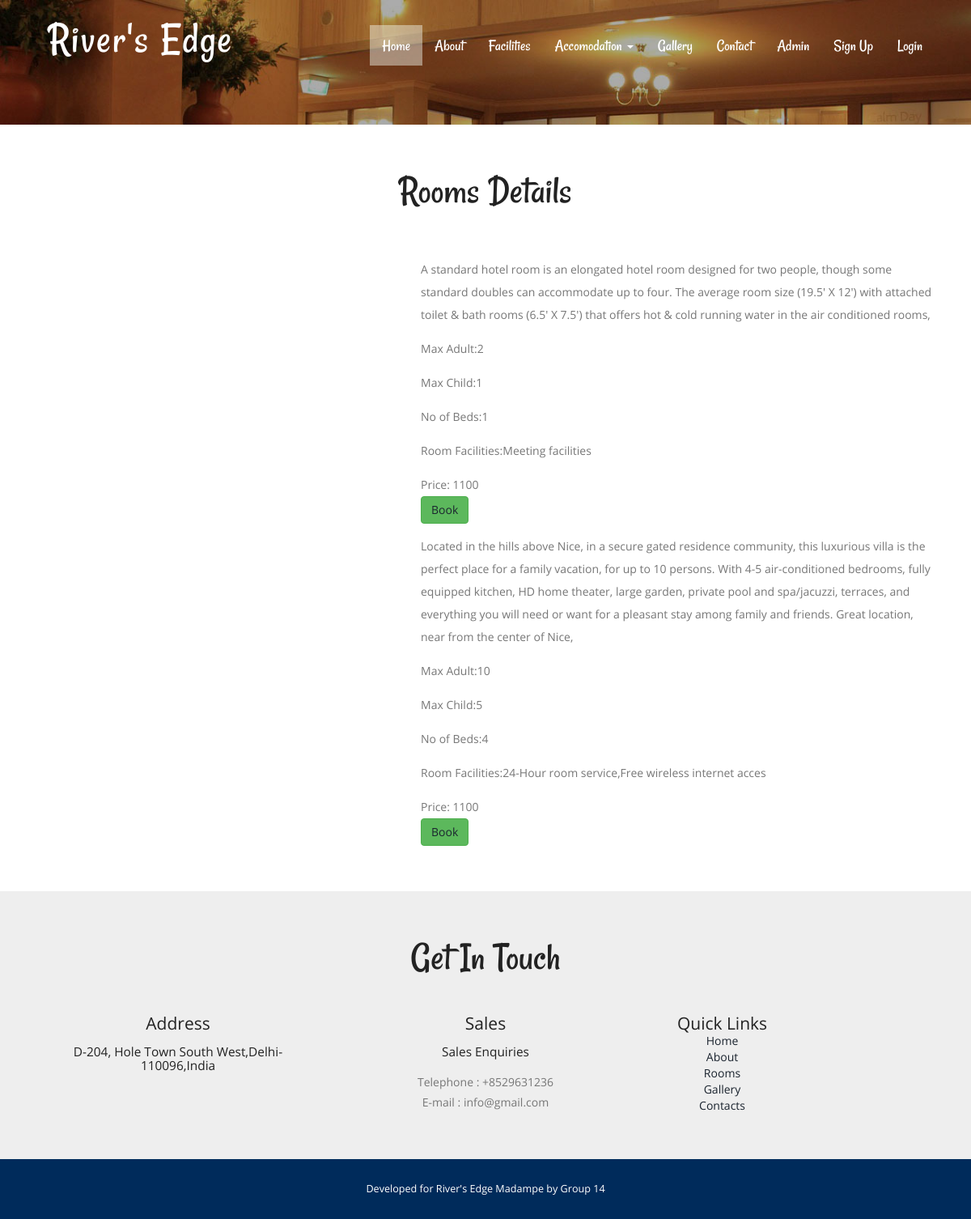
The app's page /category-details.php?catid=2 with its own data.
### tables this page shows
CREATE TABLE `tblroom` (
  `ID` int(10) NOT NULL,
  `RoomType` int(10) DEFAULT NULL,
  `RoomName` varchar(200) DEFAULT NULL,
  `MaxAdult` int(5) DEFAULT NULL,
  `MaxChild` int(5) DEFAULT NULL,
  `RoomDesc` mediumtext DEFAULT NULL,
  `NoofBed` int(5) DEFAULT NULL,
  `Image` varchar(200) DEFAULT NULL,
  `RoomFacility` varchar(200) DEFAULT NULL,
  `CreationDate` timestamp NULL DEFAULT current_timestamp()
);

CREATE TABLE `tblcategory` (
  `ID` int(10) NOT NULL,
  `CategoryName` varchar(120) DEFAULT NULL,
  `Description` mediumtext DEFAULT NULL,
  `Price` int(5) NOT NULL,
  `Date` timestamp NULL DEFAULT current_timestamp()
);

CREATE TABLE `tblpage` (
  `ID` int(10) NOT NULL,
  `PageType` varchar(120) DEFAULT NULL,
  `PageTitle` varchar(200) DEFAULT NULL,
  `PageDescription` mediumtext DEFAULT NULL,
  `Email` varchar(120) DEFAULT NULL,
  `MobileNumber` bigint(10) DEFAULT NULL,
  `UpdationDate` timestamp NULL DEFAULT NULL ON UPDATE current_timestamp()
);

### category-details.php (the view, shortened to what this page needs)
<?php
include('includes/dbconnection.php');
?>
<!DOCTYPE HTML>
<html>
<head>
<link href="css/bootstrap.css" rel="stylesheet" type="text/css" media="all">
<link href="css/style.css" rel="stylesheet" type="text/css" media="all" />
<link rel="stylesheet" href="css/lightbox.css">
</head>
<body>
			<div class="header head-top">
				<div class="container">
				<?php include_once('includes/header.php');?>
		</div>
</div>
			<div class="content">
					<div class="room-section">
						<div class="container">
						<h2>Rooms Details</h2>
							<div class="room-grids">
								<?php
								$cid=intval($_GET['catid']);
$sql="SELECT tblroom.*,tblroom.id as rmid , tblcategory.Price,tblcategory.ID,tblcategory.CategoryName from tblroom
join tblcategory on tblroom.RoomType=tblcategory.ID
where tblroom.RoomType=:cid";
$query = $dbh -> prepare($sql);
$query-> bindParam(':cid', $cid, PDO::PARAM_STR);
$query->execute();
$results=$query->fetchAll(PDO::FETCH_OBJ);
$cnt=1;
if($query->rowCount() > 0)
{
foreach($results as $row)
{               ?>
							<div class="room1">
								<div class="col-md-5 room-grid" style="padding-bottom: 50px">
								</div>
								<div class="col-md-7 room-grid1">
									<p><?php  echo htmlentities($row->RoomDesc);?></p>
									<p>Max Adult:<?php  echo htmlentities($row->MaxAdult);?></p>
									<p>Max Child:<?php  echo htmlentities($row->MaxChild);?></p>
									<p>No of Beds:<?php  echo htmlentities($row->NoofBed);?></p>
									<p>Room Facilities:<?php  echo htmlentities($row->RoomFacility);?></p>
									<p>Price: <?php  echo htmlentities($row->Price);?></p>
									<button class="btn btn-success"><a href="book-room.php?rmid=<?php echo $row->rmid;?>">Book</a></button>
								</div>
								<div class="clearfix"></div>
							</div><?php $cnt=$cnt+1;}} ?>
						</div>
					</div>
				</div>
				<?php include_once('includes/getintouch.php');?>
			</div>
				<?php include_once('includes/footer.php');?>
</body>
</html>

### includes/getintouch.php
<div class="touch-section">
					<div class="container">
						<h3>get in touch</h3>
						<div class="touch-grids">
							<?php
$sql="SELECT * from tblpage where PageType='contactus'";
$query = $dbh -> prepare($sql);
$query->execute();
$results=$query->fetchAll(PDO::FETCH_OBJ);
$cnt=1;
if($query->rowCount() > 0)
{
foreach($results as $row)
{               ?>
							<div class="col-md-4 touch-grid">
								<h4>address</h4>
								<h5><?php  echo htmlentities($row->PageDescription);?></h5>
							</div>
							<div class="col-md-4 touch-grid">
								<h4>Sales</h4>
								<h5>Sales Enquiries</h5>
								<p>Telephone : +<?php  echo htmlentities($row->MobileNumber);?></p>
							<p>E-mail : <?php  echo htmlentities($row->Email);?></p>
							</div><?php $cnt=$cnt+1;}} ?>
							<div class="col-md-4 touch-grid">
								<?php
$sql="SELECT * from tblpage where PageType='aboutus'";
$query = $dbh -> prepare($sql);
$query->execute();
$results=$query->fetchAll(PDO::FETCH_OBJ);
$cnt=1;
if($query->rowCount() > 0)
{
foreach($results as $row)
{               ?>
							<div class="col-lg-6 p-4 text-white">
							<h4>Quick Links</h4>
      <a href="index.php" class=" text-white d-inline-block mb-2 text-dark text-decoration-none">Home</a><br>
      <a href="about.php" class=" text-white d-inline-block mb-2 text-dark text-decoration-none">About</a><br>
      <a href="book-room.php" class=" text-white d-inline-block mb-2 text-dark text-decoration-none">Rooms</a><br>
      <a href="gallery.php" class= " text-white d-inline-block mb-2 text-dark text-decoration-none">Gallery</a><br>
	  <a href="contact.php" class= " text-white d-inline-block mb-2 text-dark text-decoration-none">Contacts</a><br>
    </div>
							</div><?php $cnt=$cnt+1;}} ?>
							<div class="clearfix"></div>
						</div>
					</div>
					</div>

### css/style.css (style rules this page uses)
body a { transition:0.5s all; -webkit-transition:0.5s all; -moz-transition:0.5s all; -o-transition:0.5s all; -ms-transition:0.5s all; }
h1,h2,h3,h4,h5,h6 { padding:0 0; margin:0 0; }
p { padding:0 0; margin:0 0; }
body { padding:0 0; margin:0 0; font-family: 'OpenSans-Regular' }
.header { background:url(../images/banner1.jpg) no-repeat 0px 0px; background-size:cover; -webkit-background-size: cover; -moz-background-size: cover; -o-background-size: cover; -ms-background-size: cover; min-height:764px; padding-bottom: 4em; }
.touch-section { padding: 4em 0; text-align: center; background-color: #eee; }
.touch-grids { margin-top: 3em; }
.touch-grid h4 { font-size: 1.5em; color: #222; text-transform: capitalize; }
.touch-section h3 { font-size: 3.5em; text-transform: capitalize; font-family: 'Rancho-Regular'; color: #222; }
.touch-grid h5 { font-size: 1.1em; padding: 1em 0; color: #222; }
.touch-grid p { font-size: 1em; line-height: 1.8em; color: #777; }
.head-top { min-height: 115px !important; }
.room-section { padding: 4em 0; }
.room-grids { margin-top: 3em; }
.room-section h2 { font-size: 3.5em; text-transform: capitalize; font-family: 'Rancho-Regular'; color: #222; text-align: center; }
.room-grid1 p { font-size: 1em; color: #777; line-height:2em; margin: 1em 0 0em; }
@media (max-width:1440px) { .header { min-height: 679px; } }
@media (max-width:1366px) { .header { min-height: 652px; } }
@media (max-width:1280px) { .header { min-height: 602px; } }

### css/lightbox.css (style rules this page uses)
body:after { display: none; }

### records on screen
tblroom: RoomDesc "A standard hotel room is an elongated hotel room designed for two people, though some standard doubles can accommodate up to four. The average room size (19.5′ X 12′) with attached toilet & bath rooms (6.5′ X 7.5′) that offers hot & cold running water in the air conditioned rooms,", MaxAdult "2", MaxChild "1", NoofBed "1", RoomFacility "Meeting facilities", tblcategory.Price "1100"
tblroom: RoomDesc "Located in the hills above Nice, in a secure gated residence community, this luxurious villa is the perfect place for a family vacation, for up to 10 persons. With 4-5 air-conditioned bedrooms, fully equipped kitchen, HD home theater, large garden, private pool and spa/jacuzzi, terraces, and everything you will need or want for a pleasant stay among family and friends. Great location, near from the center of Nice,", MaxAdult "10", MaxChild "5", NoofBed "4", RoomFacility "24-Hour room service,Free wireless internet acces", tblcategory.Price "1100"
tblpage: PageDescription "D-204, Hole Town South West,Delhi-110096,India", MobileNumber "8529631236", Email "info@gmail.com"
